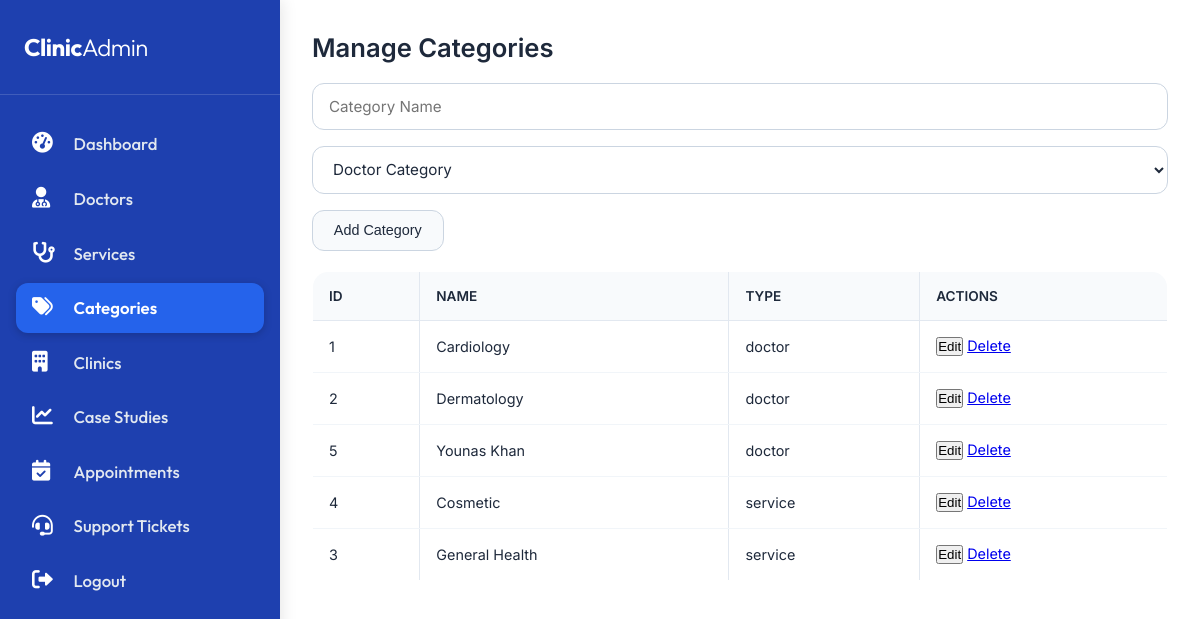
/admin/categories.php (signed in), run on the app's committed database.
### tables this page shows
CREATE TABLE `categories` (
  `id` int(11) NOT NULL,
  `name` varchar(100) NOT NULL,
  `type` enum('doctor','service') NOT NULL,
  `slug` varchar(100) DEFAULT NULL,
  `created_at` timestamp NOT NULL DEFAULT current_timestamp()
);

### admin/categories.php (the view, shortened to what this page needs)
<?php
require_once '../config/database.php';
$categories = mysqli_query($conn, "SELECT * FROM categories ORDER BY type, name");
?>
<?php include 'includes/header.php'; ?>
<h2>Manage Categories</h2>
<form method="POST" style="margin-bottom:20px;">
    <input type="text" name="name" id="cat_name" placeholder="Category Name" required>
    <select name="type" id="cat_type">
        <option value="doctor">Doctor Category</option>
    </select>
    <button type="submit" name="save_category">Add Category</button>
</form>
<table border="1" cellpadding="8">
    <thead><tr><th>ID</th><th>Name</th><th>Type</th><th>Actions</th></tr></thead>
    <tbody>
        <?php while($row = mysqli_fetch_assoc($categories)): ?>
        <tr>
            <td><?php echo $row['id']; ?></td>
            <td><?php echo htmlspecialchars($row['name']); ?></td>
            <td><?php echo $row['type']; ?></td>
            <td>
                <button onclick="editCategory(<?php echo $row['id']; ?>, '<?php echo addslashes($row['name']); ?>', '<?php echo $row['type']; ?>')">Edit</button>
                <a href="?delete=<?php echo $row['id']; ?>" onclick="return confirm('Delete category?')">Delete</a>
            </td>
        </tr>
        <?php endwhile; ?>
    </tbody>
</table>
<?php include 'includes/footer.php'; ?>

### assets/css/admin-style.css (style rules this page uses)
* { margin: 0; padding: 0; box-sizing: border-box; }
body { font-family: 'Inter', sans-serif; background: #ffffff; color: #1e293b; overflow-x: hidden; }
h2 { font-size: 1.6rem; font-weight: 600; color: #1e293b; margin-bottom: 1.25rem; }
.btn, button[type="submit"], a.btn { display: inline-flex; align-items: center; gap: 0.5rem; background: #f8fafc; color: #1e293b; border: 1px solid #cbd5e1; padding: 0.7rem 1.3rem; border-radius: 0.75rem; font-weight: 500; font-size: 0.9rem; cursor: pointer; transition: all 0.2s; text-decoration: none; }
table { width: 100%; border-collapse: collapse; background: #ffffff; border-radius: 1rem; overflow: hidden; margin: 1rem 0; border: 1px solid #e2e8f0; }
th { background: #f8fafc; color: #1e293b; font-weight: 600; font-size: 0.85rem; text-transform: uppercase; padding: 1rem; text-align: left; border-bottom: 1px solid #e2e8f0; }
td { padding: 1rem; border-bottom: 1px solid #f1f5f9; vertical-align: middle; font-size: 0.9rem; }
input[type="text"], input[type="email"], input[type="password"], input[type="number"], input[type="date"], input[type="tel"], textarea, select { width: 100%; padding: 0.8rem 1rem; background: #ffffff; border: 1px solid #cbd5e1; border-radius: 0.75rem; color: #1e293b; font-family: 'Inter', sans-serif; font-size: 0.95rem; margin-bottom: 1rem; transition: border-color 0.2s, box-shadow 0.2s; }

### data on the page
categories: id "1", name "Cardiology", type "doctor"
categories: id "2", name "Dermatology", type "doctor"
categories: id "5", name "Younas Khan", type "doctor"
categories: id "4", name "Cosmetic", type "service"
categories: id "3", name "General Health", type "service"
